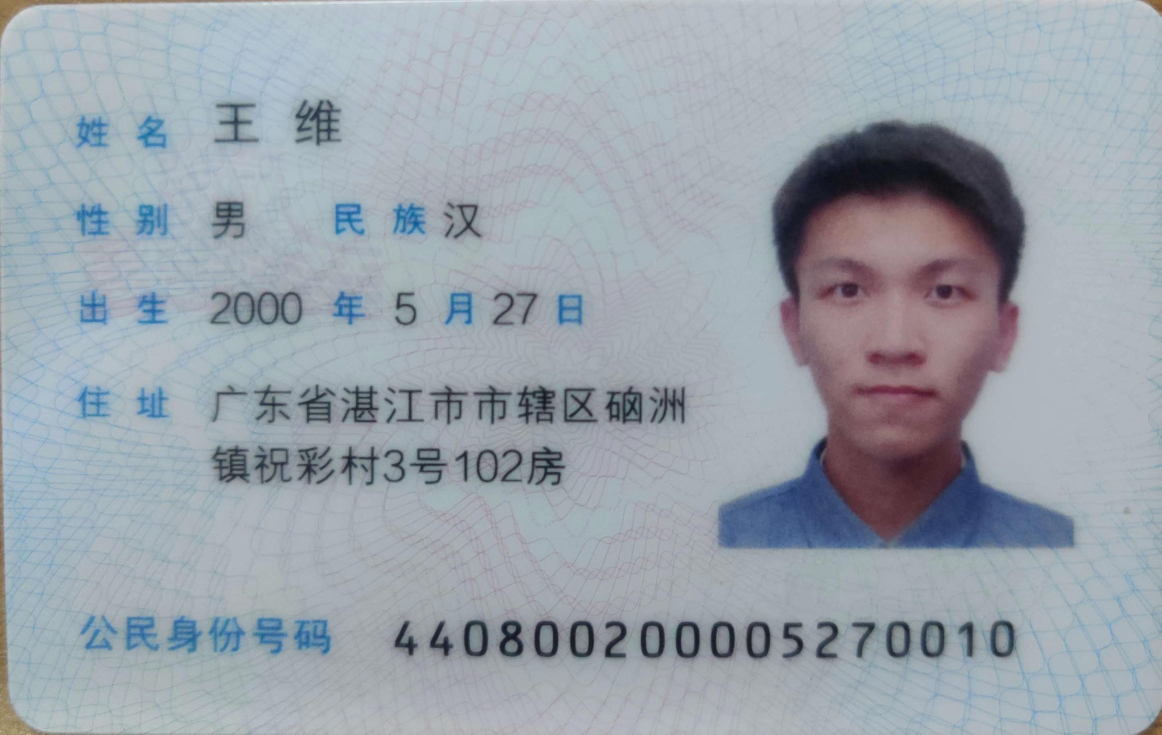
#> input picture python_client/template/test1.jpg, 3485 x 2204 px, found by its file name (shown at 1/3 size)
$ python strengthen.py
#> lines starting #> are read from the running program, lines starting #| are printed output that depends on the picture; after the words box and inside, x2 and y2 are one past the last pixel; in counts of white or black regions, pixels touching at a corner belong together
import cv2
import numpy as np
import base64
import pytesseract

# extract_text_with_location("test.png")
def extract_text(img, psm_mode):
    # Use pytesseract to do OCR on the image with the chosen psm mode
    custom_config = f'--psm {psm_mode}'
    text_data = pytesseract.image_to_data(img, config=custom_config, lang='chi_sim+eng')

    # Output the recognized text
    print("Recognized Text:")
    print(pytesseract.image_to_string(img, config=custom_config, lang='chi_sim+eng'))

    # Output the text with location
    print("\nText with Location:")
    for count, data in enumerate(text_data.splitlines()):
        if count > 0:  # Skip the first line with column names
            data = data.split()
            if len(data) == 12:  # Valid data line
                text, x, y, width, height = data[11], data[6], data[7], data[8], data[9]
                print(f"Text: {text}, Position: ({x}, {y}), Size: ({width}x{height})")

# [4 lines of commented-out code are left out]
image = cv2.imread("test1.jpg")
#> image is the input picture: shape (2204, 3485, 3); mean B, G, R 171.6, 162.4, 154.2
gray = cv2.cvtColor(image, cv2.COLOR_BGR2GRAY)
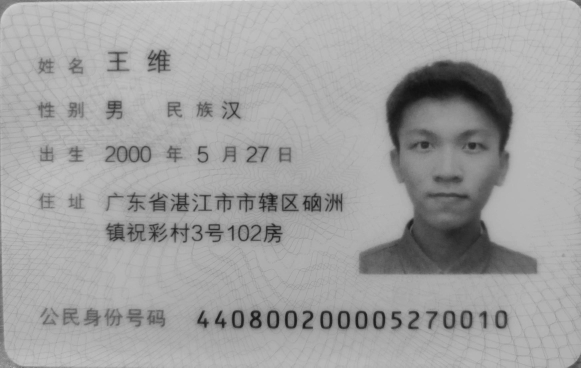
#> gray: shape (2204, 3485) (shown at 1/6 size); min 8, max 237, mean 161

# 降噪
blurred = cv2.GaussianBlur(gray, (5, 5), 0)
# 或者
# blurred = cv2.medianBlur(gray, 3)

# 锐化
sharpen_kernel = np.array([[-1, -1, -1], [-1, 9, -1], [-1, -1, -1]])
sharpened = cv2.filter2D(blurred, -1, sharpen_kernel)

# 二值化
thresh = cv2.threshold(sharpened, 0, 255, cv2.THRESH_BINARY + cv2.THRESH_OTSU)[1]
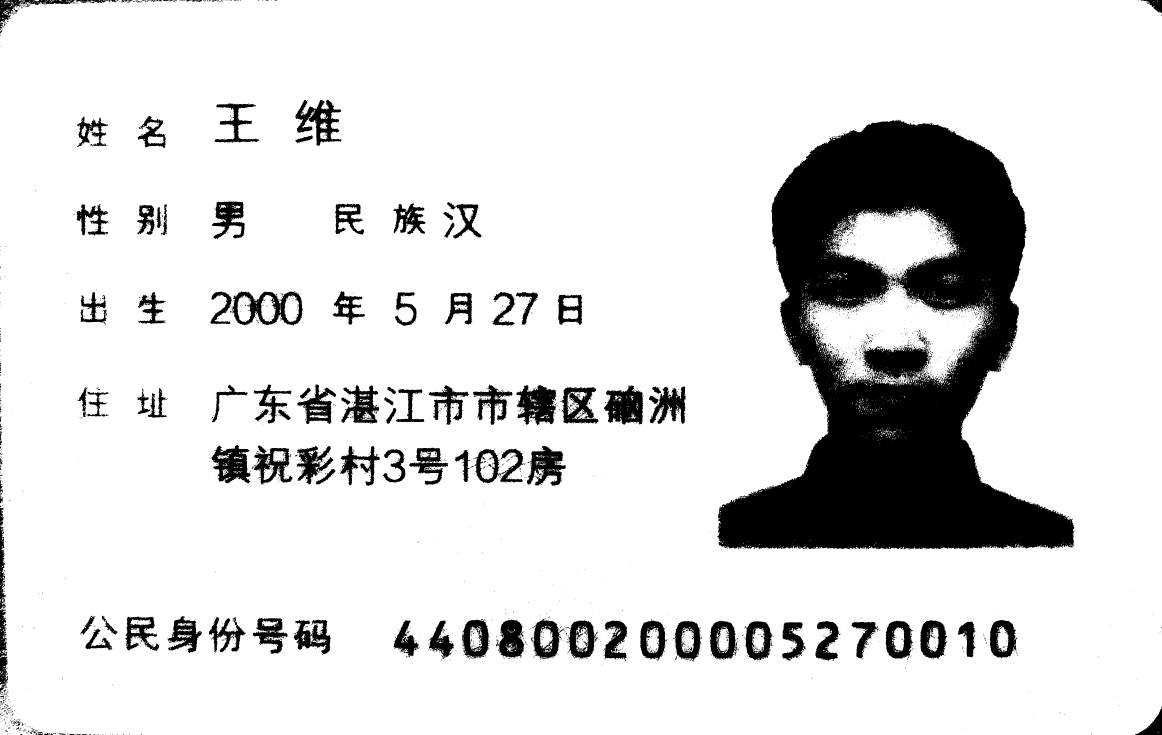
#> thresh: shape (2204, 3485) (shown at 1/3 size); 86.6% white; 3260 black regions (3067 under 20 px), largest, box (x1, y1, x2, y2) and area: (2151, 359, 3223, 1649) 689343, (1549, 1155, 1669, 1275) 9598, (1812, 1157, 1930, 1274) 9439

# 膨胀
dilate_kernel = np.ones((5, 5), np.uint8)
dilated = cv2.dilate(thresh, dilate_kernel, iterations=1)
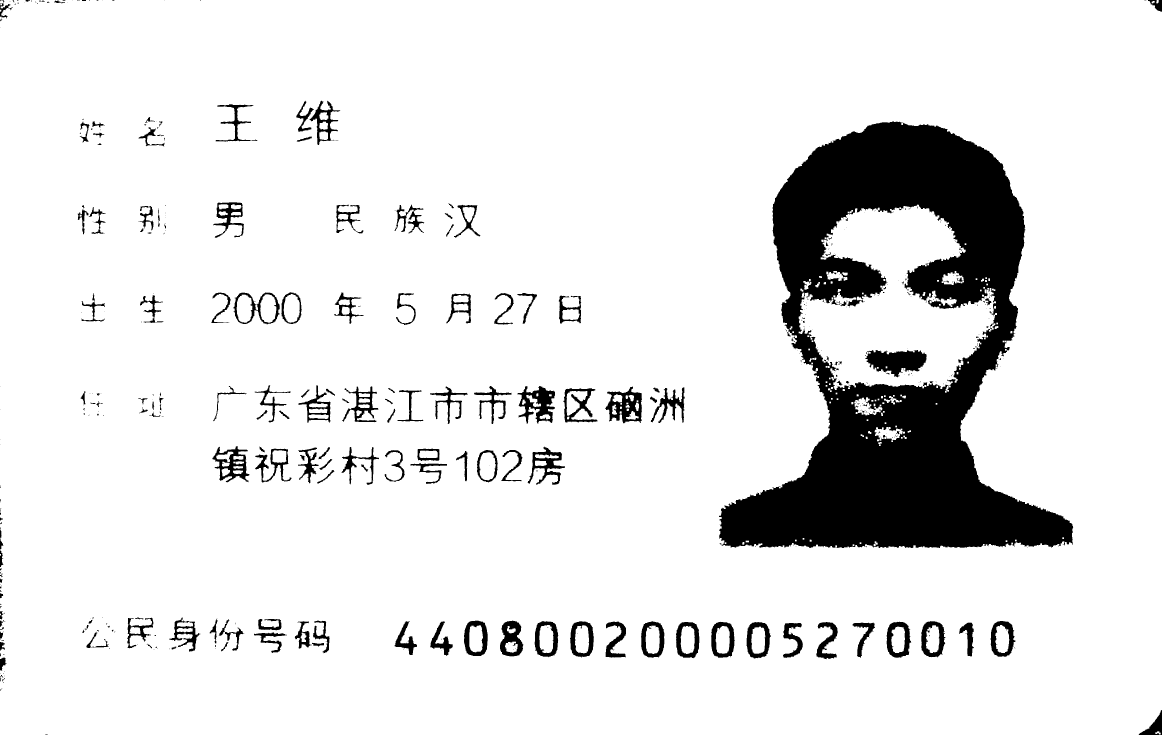
#> dilated: shape (2204, 3485) (shown at 1/3 size); 89.7% white; 431 black regions (258 under 20 px), largest, box (x1, y1, x2, y2) and area: (2157, 364, 3220, 1644) 604961, (2596, 1050, 2781, 1132) 9560, (1552, 1158, 1665, 1271) 6415

# 腐蚀
erode_kernel = np.ones((5, 5), np.uint8)
eroded = cv2.erode(dilated, erode_kernel, iterations=1)
#> eroded: shape (2204, 3485); 87.6% white; 229 black regions (8 under 20 px), largest, box (x1, y1, x2, y2) and area: (2155, 362, 3222, 1646) 645317, (2594, 1043, 2783, 1134) 11594, (1550, 1156, 1667, 1273) 8943

# text = pytesseract.image_to_string(eroded)

# 边缘检测（可选）
edges = cv2.Canny(eroded, 30, 150)
#> edges: shape (2204, 3485); 0.81% white in thin lines or dots

# 尺度放大（可选）
scaled = cv2.resize(edges, None, fx=2, fy=2, interpolation=cv2.INTER_CUBIC)
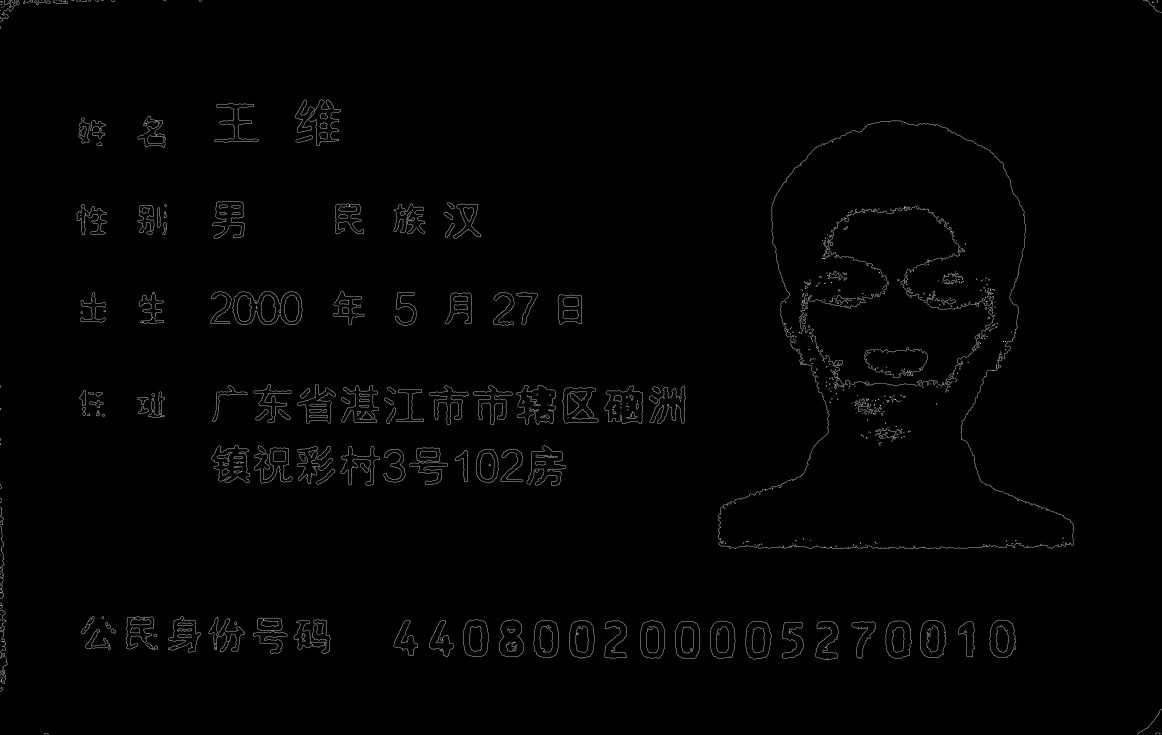
#> scaled: shape (4408, 6970) (shown at 1/6 size); min 0, max 255, mean 2.3

# Example usage with PSM 6
extract_text(scaled, 6)
#> (the call stopped at in extract_text, `text_data = pytesseract.image_to_data(img, config=custom_config, lang=..`: pytesseract is not available in this run)
